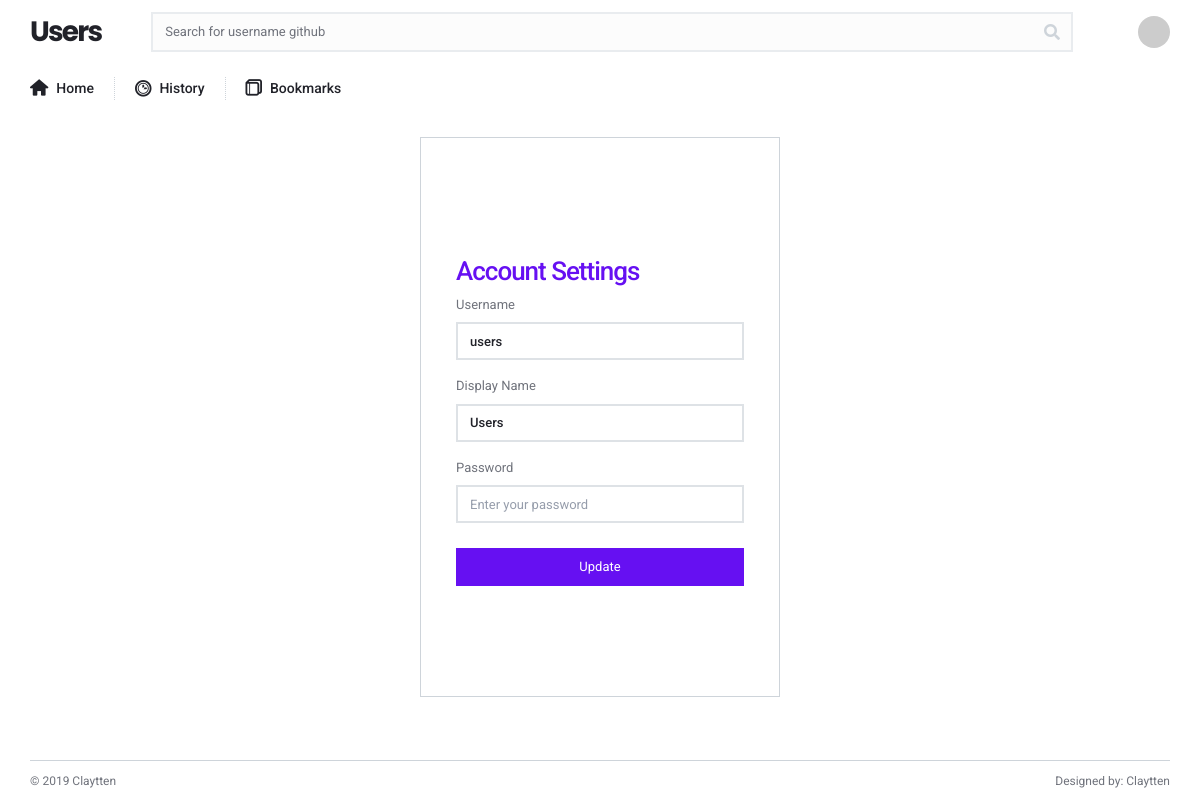
The app's page /pages/users/profile.php (signed in), older data.
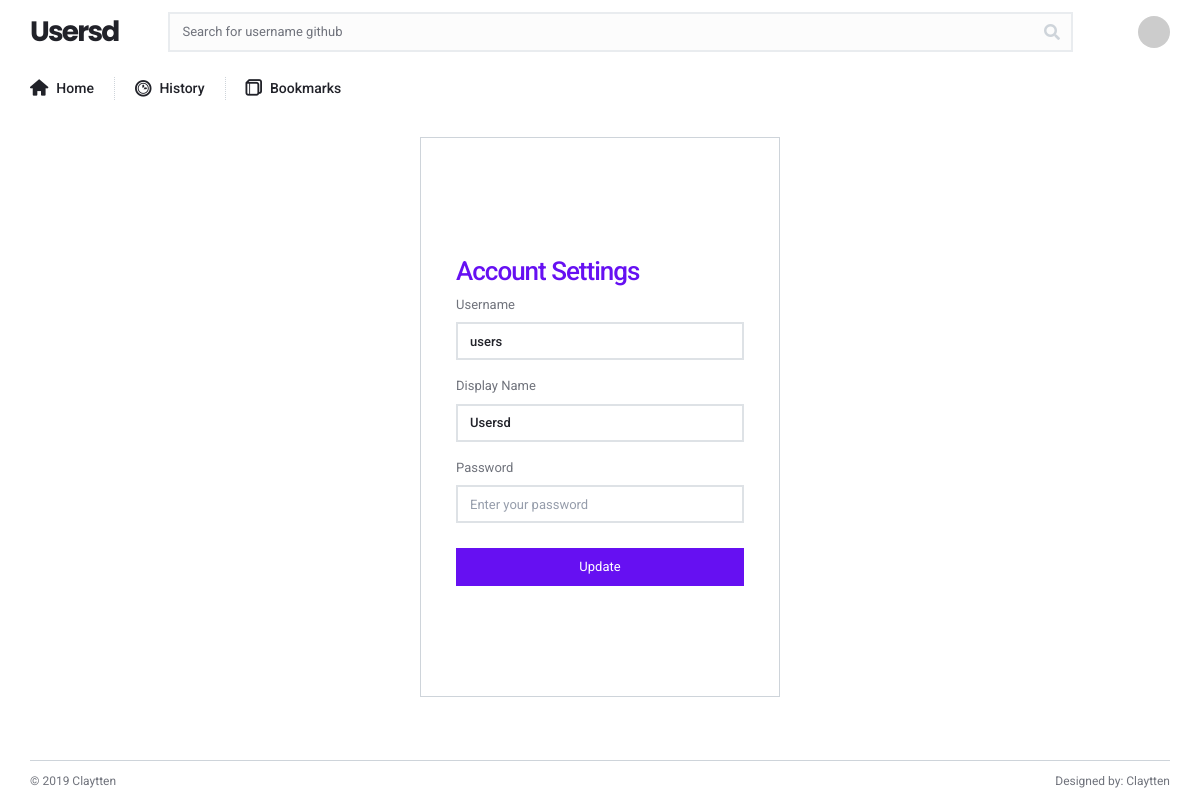
The same page, newer data.
### tables this page shows
CREATE TABLE `users` (
  `id` int(11) NOT NULL AUTO_INCREMENT,
  `name` varchar(255) NOT NULL,
  `username` varchar(255) NOT NULL,
  `password` varchar(255) NOT NULL,
  `roles` varchar(255) NOT NULL,
  `status` int(11) NOT NULL,
  PRIMARY KEY (`id`)
);

### pages/users/profile.php (the view, shortened to what this page needs)
<?php
  include"../../action/koneksi.php";
  $id_user = $_SESSION['id_user'];
  $query = "SELECT * from users WHERE id='$id_user';";
  $result = mysqli_query($connect, $query) or die(mysqli_error($connect));
  while ($row = mysqli_fetch_array($result))
  {
    $username = $row['username'];
    $name = $row['name'];
  }
?>
<!DOCTYPE html>
<html lang="en">
  <head>
    <link href="../../lib/fontawesome-free/css/all.min.css" rel="stylesheet">
    <link href="../../lib/ionicons/css/ionicons.min.css" rel="stylesheet">
    <link href="../../lib/typicons.font/typicons.css" rel="stylesheet">
    <link rel="stylesheet" href="../../assets/css/style.css">
  </head>
  <body class="az-body">
    <?php include"../../layouts/users/header.php"; include"../../layouts/users/navbar.php";?>
    <div class="az-content az-content-mail">
      <div class="container" style="justify-content: center">
        <div class="az-card-signin">
          <div class="az-signin-header">
            <h2>Account Settings</h2>
            <form action="../../action/users/update_user.php" method="POST" accept-charset="utf-8">
              <div class="form-group">
                <label>Username</label>
                <input type="text" name="username" class="form-control" placeholder="Enter your username" value="<?php echo $username ?>" required>
              </div>
              <div class="form-group">
                <label>Display Name</label>
                <input type="text" name="name" class="form-control" placeholder="Enter your username github" value="<?php echo $name ?>" required>
              </div>
              <div class="form-group">
                <label>Password</label>
                <input type="password" name="password" class="form-control" placeholder="Enter your password" required>
              </div>
              <button type="submit"  class="btn btn-az-primary btn-block">Update</button>
            </form>
          </div>
        </div>
      </div>
    </div>
    <?php include"../../layouts/users/footer.php"?>
  </body>
</html>

### layouts/users/header.php (shortened to what this page needs)
<div class="az-header az-header-mail">
  <div class="container">
    <div class="az-header-left">
      <a href="../../" class="az-logo"><?php echo $_SESSION['name']?></a>
    </div>
    <div class="az-header-center">
      <form action="../../action/users/search/name_github.php" method="POST" accept-charset="utf-8">
        <input type="text" class="form-control" placeholder="Search for username github" name="name_github">
        <button type="submit" class="btn"><i class="fas fa-search"></i></button>
      </form>
    </div>
    <div class="az-header-right">
      <div class="dropdown az-profile-menu">
        <a href="" class="az-img-user"><img src="https://via.placeholder.com/500x500" alt=""></a>
      </div>
    </div>
  </div>
</div>

Row changes from the older to the newer data that the page shows:
changed users "users": name "Users" → "Usersd"
Text that changed along with them:
$_SESSION['name']: "Users" → "Usersd"
